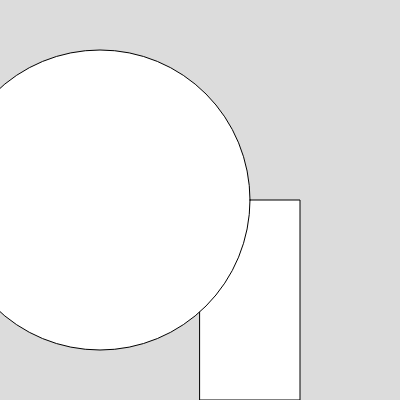
Frame 1 (no input)
Frame 60 (no input): identical to frame 1, image omitted
Frame 120 (the mouse pressed at the canvas centre since frame 60): identical to frame 1, image omitted

The p5.js sketch that drew this single still picture (run headless with seeded random() and noise() and a simulated clock; from frame 60 on, the mouse is pressed at the canvas centre):

// p5.js sketch
// ── sketch.js
function setup() {
  createCanvas(400, 400);
}

function draw() {
  background(220);
  rect (200,200,100,200);

  circle (100,200,300)


}
